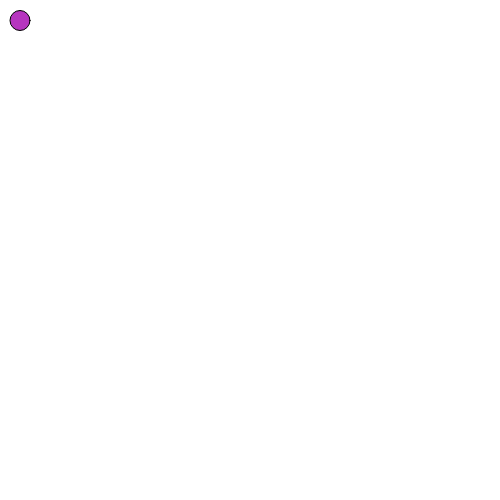
Frame 1 (no input)
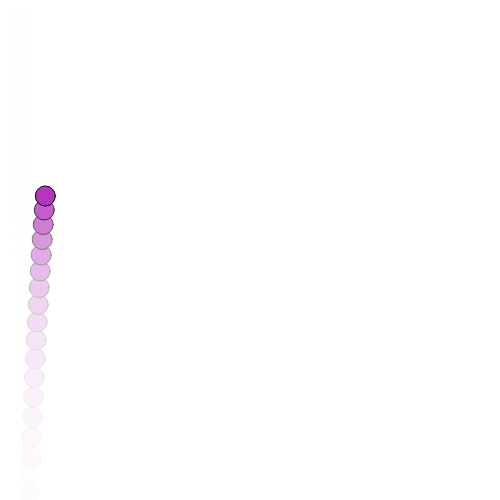
Frame 60 (no input)
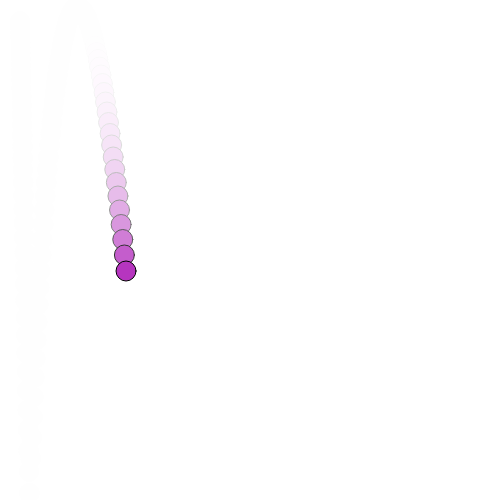
Frame 120 (the mouse pressed at the canvas centre since frame 60)

The p5.js sketch that drew these frames (run headless with seeded random() and noise() and a simulated clock; from frame 60 on, the mouse is pressed at the canvas centre):

// p5.js sketch
// ── sketch.js
let x=20;
let y=20;
let d=20;
let vy=0;
let vx=0;
let r, g, b;
function setup() {
  r = random(0,255);
  g = random(0,255);
  b = random(0,255);
  frameRate(50);
  createCanvas(500, 500);
}

function draw() {
  fill(r, g, b);

 vy=vy+0.5;
 vx=vx+0.01; 
  y=y+vy;
  x=x+vx; 
  background(255,50);
  circle(x, y, d);

  if (y >= 500) {
    fill(r, g, b);
    y = 480; 
    vy = vy*-1;
    vx=vx*2;
  if(x>=500){
    y=480;
    setTimeout(10);
    x=-10;
    vx=vy=0;
  }
  }  
  
}
